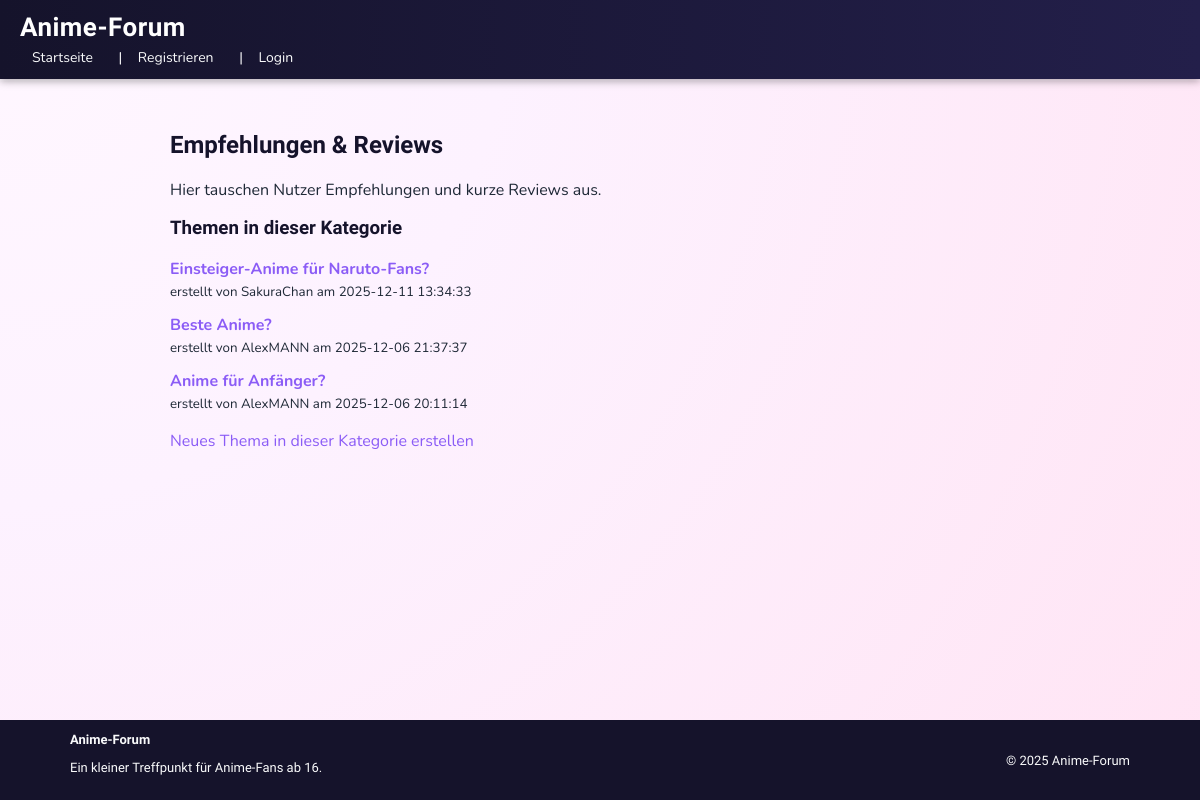
/kategorie.php?id=2, run on the app's committed database.
### tables this page shows
CREATE TABLE `kategorien` (
  `kategorie_id` int(11) NOT NULL,
  `name` varchar(100) NOT NULL,
  `beschreibung` varchar(255) DEFAULT NULL
);

CREATE TABLE `themen` (
  `thema_id` int(11) NOT NULL,
  `kategorie_id` int(11) NOT NULL,
  `benutzer_id` int(11) NOT NULL,
  `titel` varchar(150) NOT NULL,
  `erstellt_am` timestamp NOT NULL DEFAULT current_timestamp()
);

CREATE TABLE `benutzer` (
  `benutzer_id` int(11) NOT NULL,
  `benutzername` varchar(50) NOT NULL,
  `email` varchar(100) NOT NULL,
  `passworthash` varchar(255) NOT NULL,
  `geburtsdatum` date NOT NULL,
  `rolle` enum('Nutzer','Admin') NOT NULL DEFAULT 'Nutzer',
  `erstellt_am` timestamp NOT NULL DEFAULT current_timestamp(),
  `geloescht_am` timestamp NULL DEFAULT NULL
);

### kategorie.php (the view, shortened to what this page needs)
<?php
require_once 'db.php';
$kategorieId = isset($_GET['id']) ? (int)$_GET['id'] : 0;
$sqlKategorie = "SELECT name, beschreibung FROM kategorien WHERE kategorie_id = ?";
$stmtKat = $verbindung->prepare($sqlKategorie);
$stmtKat->bind_param('i', $kategorieId);
$stmtKat->execute();
$ergebnisKat = $stmtKat->get_result();
$kategorie = $ergebnisKat->fetch_assoc();
$sqlThemen = "SELECT t.thema_id, t.titel, t.erstellt_am, b.benutzername
              FROM themen t
              JOIN benutzer b ON t.benutzer_id = b.benutzer_id
              WHERE t.kategorie_id = ?
              ORDER BY t.erstellt_am DESC";
$stmtThemen = $verbindung->prepare($sqlThemen);
$stmtThemen->bind_param('i', $kategorieId);
$stmtThemen->execute();
$ergebnisThemen = $stmtThemen->get_result();
?>
<?php require 'header.php'; ?>
<h2><?php echo htmlspecialchars($kategorie['name']); ?></h2>
<p><?php echo htmlspecialchars($kategorie['beschreibung']); ?></p>
<h3>Themen in dieser Kategorie</h3>
<ul>
    <?php if ($ergebnisThemen && $ergebnisThemen->num_rows > 0): ?>
        <?php while ($thema = $ergebnisThemen->fetch_assoc()): ?>
            <li>
                <a href="thema.php?id=<?php echo (int)$thema['thema_id']; ?>">
                    <strong><?php echo htmlspecialchars($thema['titel']); ?></strong>
                </a>
                <br>
                <small>
                    erstellt von
                    <?php echo htmlspecialchars($thema['benutzername']); ?>
                    am
                    <?php echo htmlspecialchars($thema['erstellt_am']); ?>
                </small>
            </li>
        <?php endwhile; ?>
    <?php else: ?>
        <li>Es wurden noch keine Themen in dieser Kategorie erstellt.</li>
    <?php endif; ?>
</ul>
<p>
    <a href="thema_erstellen.php?kategorie_id=<?php echo (int)$kategorieId; ?>">
        Neues Thema in dieser Kategorie erstellen
    </a>
</p>
<?php require 'footer.php'; ?>

### style.css (style rules this page uses)
:root { --bg-grad-1: #fdf2ff; --bg-grad-2: #ffe4f4; --color-header: #15132b; --color-text-main: #1f2937; --color-text-muted: #6b7280; --color-accent: #ff66c4; --color-accent-dark: #ff3b9a; --color-card-bg: #ffffff; --color-link: #8b5cf6; --color-link-hover: #4c1d95; }
* { box-sizing: border-box; }
html, body { height: 100%; }
body { font-family: "Nunito", system-ui, -apple-system, BlinkMacSystemFont, "Segoe UI", Arial, sans-serif; background: radial-gradient(circle at top left, #fff7ff 0, var(--bg-grad-1) 35%, var(--bg-grad-2) 100%); margin: 0; color: var(--color-text-main); min-height: 100vh; display: flex; flex-direction: column; }
a { color: var(--color-link); text-decoration: none; }
h2, h3, h4 { margin-top: 0; color: var(--color-header); font-family: "Mochiy Pop One", system-ui, sans-serif; }
ul { list-style-type: none; padding-left: 0; margin: 0; }
li { margin-bottom: 12px; }

### data on the page
kategorien: name "Empfehlungen & Reviews", beschreibung "Hier tauschen Nutzer Empfehlungen und kurze Reviews aus."
themen: titel "Einsteiger-Anime für Naruto-Fans?", benutzer.benutzername "SakuraChan", erstellt_am "2025-12-11 13:34:33"
themen: titel "Beste Anime?", benutzer.benutzername "AlexMANN", erstellt_am "2025-12-06 21:37:37"
themen: titel "Anime für Anfänger?", benutzer.benutzername "AlexMANN", erstellt_am "2025-12-06 20:11:14"
